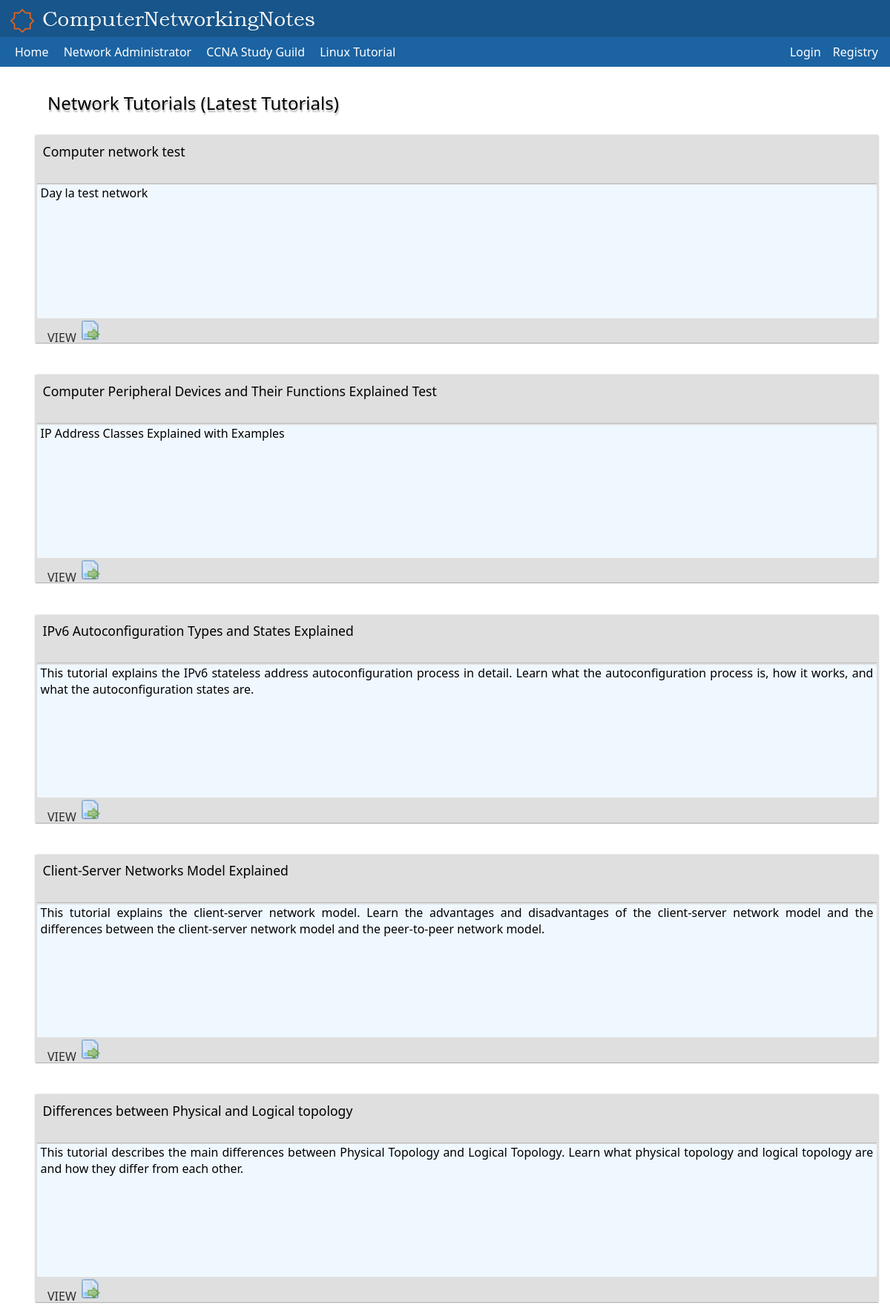
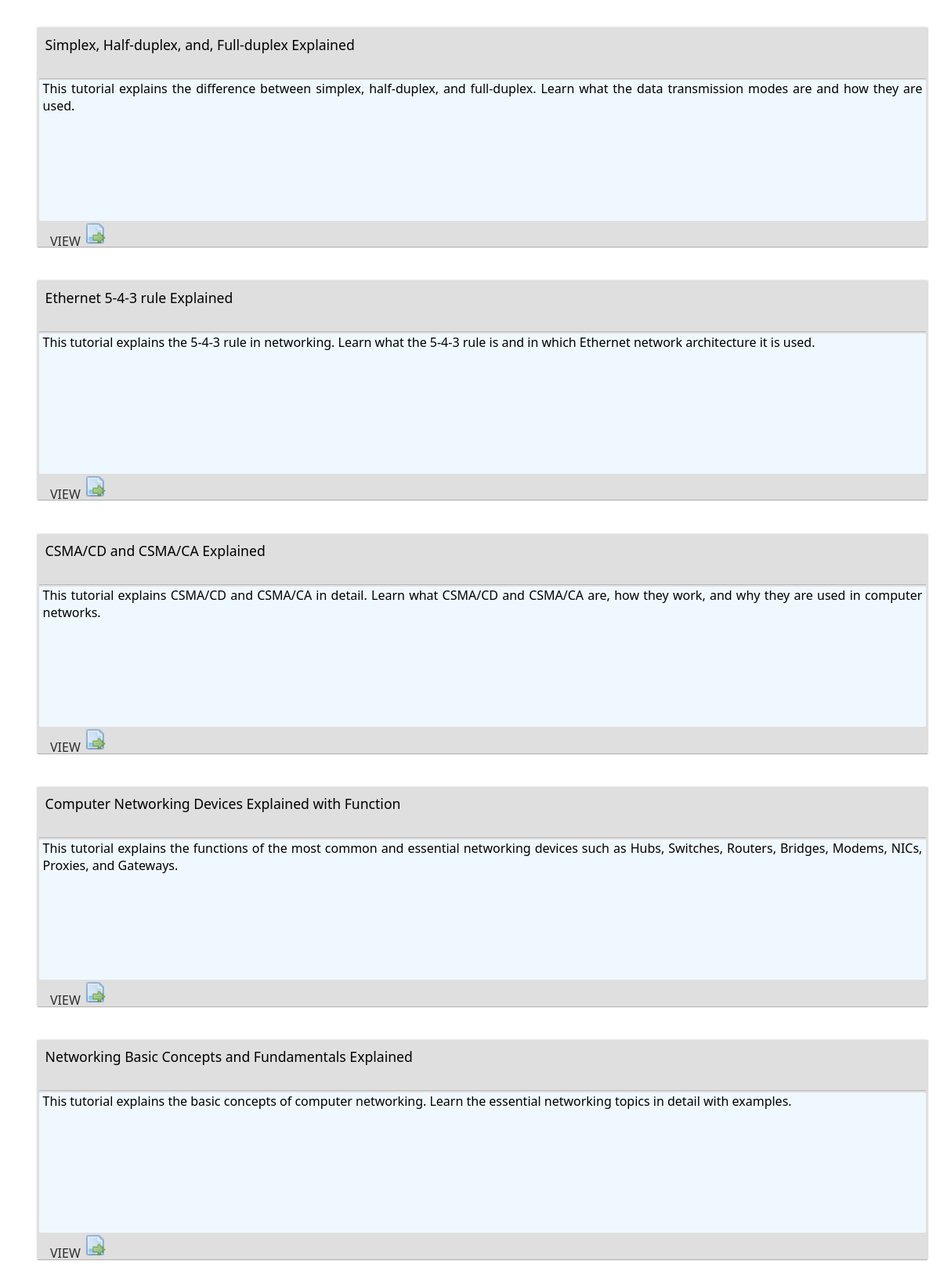
/network (upper part), run on the app's committed database (2 pictures, top to bottom).
### tables this page shows
CREATE TABLE `posts` (
  `id` int(11) NOT NULL,
  `user_id` int(11) NOT NULL,
  `type` varchar(10) NOT NULL,
  `title` varchar(255) NOT NULL,
  `content` text NOT NULL,
  `mini_text` text,
  `view` int(10) NOT NULL,
  `thumbnail_img_url` varchar(255) NOT NULL,
  `created_at` timestamp NOT NULL DEFAULT CURRENT_TIMESTAMP,
  `updated_at` timestamp NOT NULL DEFAULT CURRENT_TIMESTAMP
);

### mvc/app/core/Controller.php (called while the page is built, shortened)
<?php
class Controller
{
    public function view($view, $data = [])
    {
        require_once "mvc/views/" . $view . ".php";
    }
}

### mvc/app/controllers/NetworkController.php (called while the page is built, shortened)
<?php
class NetworkController extends Controller
{
    public function index()
    {
        $currentPge = 1;
        if (empty(explode('?', $_SERVER['REQUEST_URI'])[1])) {
            $currentPge = 1;
        } else {
            $currentPge = (explode('=', explode('?', $_SERVER['REQUEST_URI'])[1])[1]);
        }
        $maxPage = Post::query('SELECT COUNT(*) FROM `posts`WHERE type = "network"');
        $maxPage = ceil(($maxPage[0]['COUNT(*)']) / 10);
        $start = ($currentPge - 1) * 10;
        $result = Post::query("SELECT * FROM `posts` WHERE `type` = 'network' ORDER BY `created_at` DESC LIMIT {$start},10");
        return $this->view('layouts/app', ['page' => 'network/index', 'network' => $result, 'maxpage' => $maxPage, 'currentpage' => $currentPge]);
    }
}

### mvc/Bridge.php (called while the page is built, shortened)
<?php
$app = new App();

### index.php (called while the page is built)
<?php
require_once (__DIR__.'/mvc/Bridge.php');

### mvc/app/core/Model.php (called while the page is built, shortened)
<?php
class Model extends Database
{
    public static function query($sql)
    {
        $database = new Database();
        $results = [];
        $result = $database->conn->query($sql);
        while ($row = $result->fetch(PDO::FETCH_ASSOC)) {
            array_push($results, $row);
        };
        return $results;
    }
}

### mvc/config/Database.php (called while the page is built, shortened)
<?php
class Database
{
    private $DBHOST = 'localhost';
    private $DBNAME = 'forum';
    private $DBUSERNAME = 'root';
    private $DBPASSWORD = '';
    public function __construct()
    {
        try {
            $this->conn = new PDO("mysql:host=$this->DBHOST;dbname=$this->DBNAME", $this->DBUSERNAME, $this->DBPASSWORD);
        } catch (PDOException $pe) {
            die("Could not connect to the database $this->DBNAME :" . $pe->getMessage());
        }
    }
}

### mvc/app/core/Asset.php (called while the page is built, shortened)
<?php
class Asset
{
    public static function asset($fileName)
    {
        return Asset::url() . "/mvc/public/" . $fileName;
    }
    public static function url()
    {
        return "http://" .$_SERVER['SERVER_NAME'];
    }
}

### mvc/views/network/index.php (the view, shortened to what this page needs)
<main id="main">
    <h3 class="mt-5 ml-5" style="margin-left: 1rem"><a href="#">Network Tutorials (Latest Tutorials)</a></h3>
    <div class="">
        <div class="">
            <?php $i = 1;
            foreach ($data['network'] as $network) : ?>
                <article class="item mr-5 border-ccc w-50 mt-5 mb-5">
                    <div class="item-heading p-2 m-2">
                        <a href="network/show/<?= $network['id'] ?>"><?= $network['title']; ?></a>
                    </div>
                    <div class="item-content mr-5 ml-5" style="overflow: hidden">
                        <p class="pr-5 pl-5"><?= $network['mini_text'] ?></p>
                    </div>
                    <div class="item-footer mr-5ml-5 d-flex justify-content-end">
                        <a href="network/show/<?= $network['id'] ?>" class="d-flex">
                            <p class="pt-2">VIEW</p>
                            <img src="<?= Asset::asset('img/iconview.png') ?>" class="mr-2" title="view" alt="view icon">
                        </a>
                    </div>
                </article>
            <?php endforeach; ?>
        </div>
    </div>
</main>

### mvc/public/css/common.css (style rules this page uses)
.mt-5 { margin-top: 1.7rem; }
.mr-5 { margin-right: 0.1rem; }
.ml-5 { margin-left: 0.1rem; }
.mb-5 { margin-bottom: 1rem; }
.m-2 { margin: 2px; }
.mr-2 { margin-right: 0.1rem; }
.pt-2 { padding-top: 0.1rem; }
.pr-5 { padding-right: 5px; }
.pl-5 { padding-left: 5px; }
.p-2 { padding: 0.5rem; }
.d-flex { display: flex; flex-direction: row; }
.justify-content-end { justify-content: end; }
.w-50 { width: 48%; display: inline-block; }

### mvc/public/css/header.css (style rules this page uses)
* { margin: 0px; padding: 0px; box-sizing: border-box; font-family: "Segoe UI", Arial, sans-serif; }

### mvc/public/css/main.css (style rules this page uses)
#main { margin: 0.5rem 2rem; }
#main > h3 { font-size: x-large; font-weight: normal; font-family: "Segoe UI", Arial, sans-serif; }
#main > h3 > a { text-decoration: none; color: black; text-shadow: rgba(0, 0, 0, 0.3) 1px 3px 2px; margin-left: 1rem; }
article { box-shadow: rgba(1, 1, 1, 0.12) -1px 0px 2px 0px, rgba(1, 1, 1, 0.12) 1px 0px 2px 0px, rgba(1, 1, 1, 0.24) 0px 1px 1px 0px; width: 25rem; margin-left: 1rem; height: 17.5rem; background-color: rgb(223, 223, 223); }
.item-heading { margin: 0.1rem; border-bottom: 1px solid rgb(185, 185, 185); height: 4rem; }
.item-heading > a { text-decoration: none; font-size: 1.1rem; color: black; }
.item-content { height: 64%; background-color: aliceblue; border-radius: 2px; border-top: 1px black; }
.item-content > p { overflow-wrap: anywhere; text-align: justify; overflow: hidden; }
.item-footer { height: 10%; border-top: 2px black; }
.item-footer > a { text-decoration: none; line-height: 1rem; color: black; opacity: 0.8; }
.item-footer > a > img { height: 2rem; width: 2rem; }
.item-footer > a > p { padding-top: 0.5rem; }
h1, h2, h3 { text-shadow: rgba(0, 0, 0, 0.3) 1px 3px 2px; }

### mvc/public/css/responsive.css (style rules this page uses)
@media only screen and (min-width:600px) and (max-width: 1200px) { .item { min-width: 100%; } }
@media only screen and (min-width:600px) and (max-width: 1200px) { #main { min-width: 90% !important; max-width: 100% !important; margin: 2rem !important; } }
@media only screen and (min-width:600px) and (max-width: 1200px) { .d-flex { flex-direction: column; } }
@media only screen and (min-width:600px) and (max-width: 1200px) { article { margin-bottom: 1rem; } }
@media only screen and (min-width:600px) and (max-width: 1200px) { .item-footer { margin-left: 1rem; margin-bottom: 1rem !important; } }
@media only screen and (min-width:600px) and (max-width: 1200px) { .item-footer, .item-footer a, .item-footer > a > p { display: inline !important; } }

### data on the page
posts: title "Computer network test", mini_text "Day la test network"
posts: title "Computer Peripheral Devices and Their Functions Explained Test", mini_text "IP Address Classes Explained with Examples"
posts: title "IPv6 Autoconfiguration Types and States Explained", mini_text "This tutorial explains the IPv6 stateless address autoconfiguration process in detail. Learn what the autoconfiguration process is, how it works, and what the autoconfiguration states are."
posts: title "Client-Server Networks Model Explained", mini_text "This tutorial explains the client-server network model. Learn the advantages and disadvantages of the client-server network model and the differences between the client-server network model and the peer-to-peer network model."
posts: title "Differences between Physical and Logical topology", mini_text "This tutorial describes the main differences between Physical Topology and Logical Topology. Learn what physical topology and logical topology are and how they differ from each other."
posts: title "Simplex, Half-duplex, and, Full-duplex Explained", mini_text "This tutorial explains the difference between simplex, half-duplex, and full-duplex. Learn what the data transmission modes are and how they are used."
posts: title "Ethernet 5-4-3 rule Explained", mini_text "This tutorial explains the 5-4-3 rule in networking. Learn what the 5-4-3 rule is and in which Ethernet network architecture it is used."
posts: title "CSMA/CD and CSMA/CA Explained", mini_text "This tutorial explains CSMA/CD and CSMA/CA in detail. Learn what CSMA/CD and CSMA/CA are, how they work, and why they are used in computer networks."
posts: title "Computer Networking Devices Explained with Function", mini_text "This tutorial explains the functions of the most common and essential networking devices such as Hubs, Switches, Routers, Bridges, Modems, NICs, Proxies, and Gateways."
posts: title "Networking Basic Concepts and Fundamentals Explained", mini_text "This tutorial explains the basic concepts of computer networking. Learn the essential networking topics in detail with examples."
